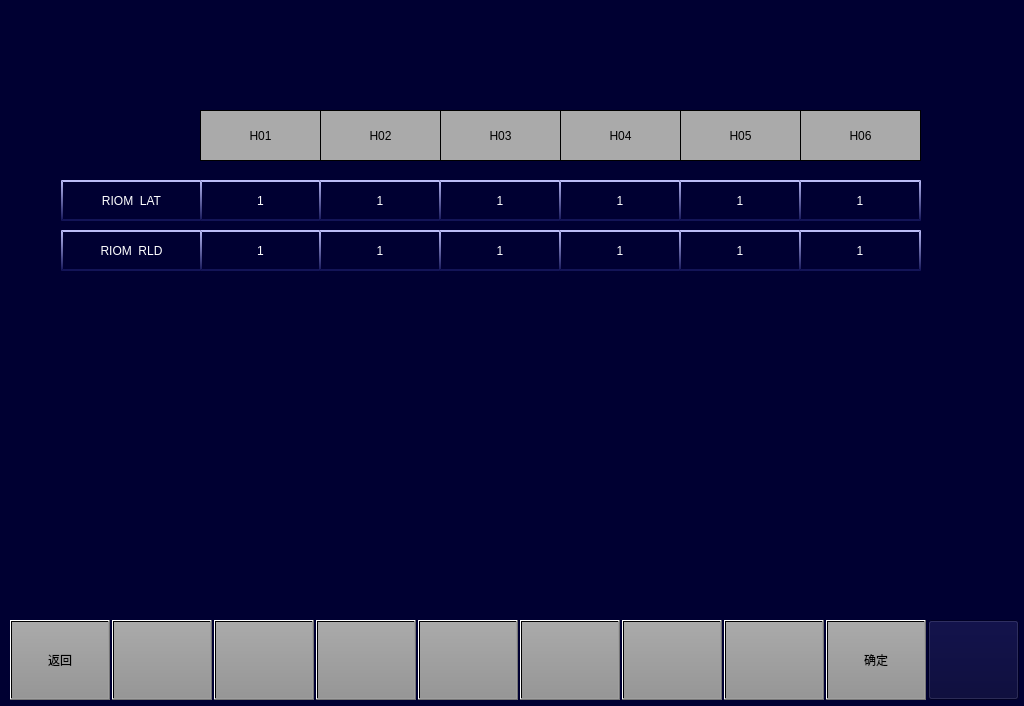
<?xml version="1.0" encoding="UTF-8"?>
<ui version="4.0">
 <class>MaintainceCommunicationStatePage</class>
 <widget class="QWidget" name="MaintainceCommunicationStatePage">
  <property name="geometry">
   <rect>
    <x>0</x>
    <y>0</y>
    <width>1024</width>
    <height>706</height>
   </rect>
  </property>
  <property name="windowTitle">
   <string>Form</string>
  </property>
  <property name="styleSheet">
   <string notr="true">background-color: rgb(0, 0, 50);</string>
  </property>
  <widget class="QPushButton" name="BTN9">
   <property name="geometry">
    <rect>
     <x>826</x>
     <y>620</y>
     <width>100</width>
     <height>80</height>
    </rect>
   </property>
   <property name="focusPolicy">
    <enum>Qt::NoFocus</enum>
   </property>
   <property name="styleSheet">
    <string notr="true">	font: 20px, &quot;微软雅黑&quot;;
    color: black;
	transparent;background:qlineargradient(spread:pad,x1:0,y1:0,x2:0,y2:1,stop:0 rgba(170,170,170,255),stop:1 rgba(150,150,150,255));
</string>
   </property>
   <property name="text">
    <string>确定</string>
   </property>
  </widget>
  <widget class="QPushButton" name="BTN5">
   <property name="geometry">
    <rect>
     <x>418</x>
     <y>620</y>
     <width>100</width>
     <height>80</height>
    </rect>
   </property>
   <property name="focusPolicy">
    <enum>Qt::NoFocus</enum>
   </property>
   <property name="styleSheet">
    <string notr="true">	font: 20px, &quot;微软雅黑&quot;;
    color: black;
	transparent;background:qlineargradient(spread:pad,x1:0,y1:0,x2:0,y2:1,stop:0 rgba(170,170,170,255),stop:1 rgba(150,150,150,255));
</string>
   </property>
   <property name="text">
    <string/>
   </property>
  </widget>
  <widget class="QPushButton" name="BTN8">
   <property name="geometry">
    <rect>
     <x>724</x>
     <y>620</y>
     <width>100</width>
     <height>80</height>
    </rect>
   </property>
   <property name="focusPolicy">
    <enum>Qt::NoFocus</enum>
   </property>
   <property name="styleSheet">
    <string notr="true">	font: 20px, &quot;微软雅黑&quot;;
    color: black;
	transparent;background:qlineargradient(spread:pad,x1:0,y1:0,x2:0,y2:1,stop:0 rgba(170,170,170,255),stop:1 rgba(150,150,150,255));
</string>
   </property>
   <property name="text">
    <string/>
   </property>
  </widget>
  <widget class="QPushButton" name="BTNHome">
   <property name="geometry">
    <rect>
     <x>928</x>
     <y>620</y>
     <width>91</width>
     <height>80</height>
    </rect>
   </property>
   <property name="focusPolicy">
    <enum>Qt::NoFocus</enum>
   </property>
   <property name="styleSheet">
    <string notr="true">border-image: url(:/images/image/Home.png);</string>
   </property>
   <property name="text">
    <string/>
   </property>
  </widget>
  <widget class="QPushButton" name="BTN2">
   <property name="geometry">
    <rect>
     <x>112</x>
     <y>620</y>
     <width>100</width>
     <height>80</height>
    </rect>
   </property>
   <property name="focusPolicy">
    <enum>Qt::NoFocus</enum>
   </property>
   <property name="styleSheet">
    <string notr="true">font: 20px, &quot;微软雅黑&quot;;color: black;transparent;background:qlineargradient(spread:pad,x1:0,y1:0,x2:0,y2:1,stop:0 rgba(170,170,170,255),stop:1 rgba(150,150,150,255));</string>
   </property>
   <property name="text">
    <string/>
   </property>
  </widget>
  <widget class="QPushButton" name="BTN6">
   <property name="geometry">
    <rect>
     <x>520</x>
     <y>620</y>
     <width>100</width>
     <height>80</height>
    </rect>
   </property>
   <property name="focusPolicy">
    <enum>Qt::NoFocus</enum>
   </property>
   <property name="styleSheet">
    <string notr="true">	font: 20px, &quot;微软雅黑&quot;;
    color: black;
	transparent;background:qlineargradient(spread:pad,x1:0,y1:0,x2:0,y2:1,stop:0 rgba(170,170,170,255),stop:1 rgba(150,150,150,255));
</string>
   </property>
   <property name="text">
    <string/>
   </property>
  </widget>
  <widget class="QPushButton" name="BTN1">
   <property name="geometry">
    <rect>
     <x>10</x>
     <y>620</y>
     <width>100</width>
     <height>80</height>
    </rect>
   </property>
   <property name="focusPolicy">
    <enum>Qt::NoFocus</enum>
   </property>
   <property name="styleSheet">
    <string notr="true">font: 20px, &quot;微软雅黑&quot;;color: black;transparent;background:qlineargradient(spread:pad,x1:0,y1:0,x2:0,y2:1,stop:0 rgba(170,170,170,255),stop:1 rgba(150,150,150,255));</string>
   </property>
   <property name="text">
    <string>返回</string>
   </property>
  </widget>
  <widget class="QPushButton" name="BTN3">
   <property name="geometry">
    <rect>
     <x>214</x>
     <y>620</y>
     <width>100</width>
     <height>80</height>
    </rect>
   </property>
   <property name="focusPolicy">
    <enum>Qt::NoFocus</enum>
   </property>
   <property name="styleSheet">
    <string notr="true">	font: 20px, &quot;微软雅黑&quot;;
    color: black;
	transparent;background:qlineargradient(spread:pad,x1:0,y1:0,x2:0,y2:1,stop:0 rgba(170,170,170,255),stop:1 rgba(150,150,150,255));
</string>
   </property>
   <property name="text">
    <string/>
   </property>
  </widget>
  <widget class="QPushButton" name="BTN7">
   <property name="geometry">
    <rect>
     <x>622</x>
     <y>620</y>
     <width>100</width>
     <height>80</height>
    </rect>
   </property>
   <property name="focusPolicy">
    <enum>Qt::NoFocus</enum>
   </property>
   <property name="styleSheet">
    <string notr="true">	font: 20px, &quot;微软雅黑&quot;;
    color: black;
	transparent;background:qlineargradient(spread:pad,x1:0,y1:0,x2:0,y2:1,stop:0 rgba(170,170,170,255),stop:1 rgba(150,150,150,255));
</string>
   </property>
   <property name="text">
    <string/>
   </property>
  </widget>
  <widget class="QPushButton" name="BTN4">
   <property name="geometry">
    <rect>
     <x>316</x>
     <y>620</y>
     <width>100</width>
     <height>80</height>
    </rect>
   </property>
   <property name="focusPolicy">
    <enum>Qt::NoFocus</enum>
   </property>
   <property name="styleSheet">
    <string notr="true">	font: 20px, &quot;微软雅黑&quot;;
    color: black;
	transparent;background:qlineargradient(spread:pad,x1:0,y1:0,x2:0,y2:1,stop:0 rgba(170,170,170,255),stop:1 rgba(150,150,150,255));
</string>
   </property>
   <property name="text">
    <string/>
   </property>
  </widget>
  <widget class="QLabel" name="LBLTC1">
   <property name="geometry">
    <rect>
     <x>200</x>
     <y>110</y>
     <width>121</width>
     <height>51</height>
    </rect>
   </property>
   <property name="styleSheet">
    <string notr="true">background-color:rgb(170,170,170);
border:1px solid black;
font:20px &quot;微软雅黑&quot;;</string>
   </property>
   <property name="text">
    <string>H01</string>
   </property>
   <property name="alignment">
    <set>Qt::AlignCenter</set>
   </property>
  </widget>
  <widget class="QLabel" name="LBLMp1">
   <property name="geometry">
    <rect>
     <x>320</x>
     <y>110</y>
     <width>121</width>
     <height>51</height>
    </rect>
   </property>
   <property name="styleSheet">
    <string notr="true">background-color:rgb(170,170,170);
border:1px solid black;
font:20px &quot;微软雅黑&quot;;</string>
   </property>
   <property name="text">
    <string>H02</string>
   </property>
   <property name="alignment">
    <set>Qt::AlignCenter</set>
   </property>
  </widget>
  <widget class="QLabel" name="LBLM1">
   <property name="geometry">
    <rect>
     <x>440</x>
     <y>110</y>
     <width>121</width>
     <height>51</height>
    </rect>
   </property>
   <property name="styleSheet">
    <string notr="true">background-color:rgb(170,170,170);
border:1px solid black;
font:20px &quot;微软雅黑&quot;;</string>
   </property>
   <property name="text">
    <string>H03</string>
   </property>
   <property name="alignment">
    <set>Qt::AlignCenter</set>
   </property>
  </widget>
  <widget class="QLabel" name="LBLM2">
   <property name="geometry">
    <rect>
     <x>560</x>
     <y>110</y>
     <width>121</width>
     <height>51</height>
    </rect>
   </property>
   <property name="styleSheet">
    <string notr="true">background-color:rgb(170,170,170);
border:1px solid black;
font:20px &quot;微软雅黑&quot;;</string>
   </property>
   <property name="text">
    <string>H04</string>
   </property>
   <property name="alignment">
    <set>Qt::AlignCenter</set>
   </property>
  </widget>
  <widget class="QLabel" name="LBLMp2">
   <property name="geometry">
    <rect>
     <x>680</x>
     <y>110</y>
     <width>121</width>
     <height>51</height>
    </rect>
   </property>
   <property name="styleSheet">
    <string notr="true">background-color:rgb(170,170,170);
border:1px solid black;
font:20px &quot;微软雅黑&quot;;</string>
   </property>
   <property name="text">
    <string>H05</string>
   </property>
   <property name="alignment">
    <set>Qt::AlignCenter</set>
   </property>
  </widget>
  <widget class="QLabel" name="LBLTC2">
   <property name="geometry">
    <rect>
     <x>800</x>
     <y>110</y>
     <width>121</width>
     <height>51</height>
    </rect>
   </property>
   <property name="styleSheet">
    <string notr="true">background-color:rgb(170,170,170);
border:1px solid black;
font:20px &quot;微软雅黑&quot;;</string>
   </property>
   <property name="text">
    <string>H06</string>
   </property>
   <property name="alignment">
    <set>Qt::AlignCenter</set>
   </property>
  </widget>
  <widget class="QLabel" name="label">
   <property name="geometry">
    <rect>
     <x>61</x>
     <y>180</y>
     <width>141</width>
     <height>41</height>
    </rect>
   </property>
   <property name="styleSheet">
    <string notr="true">border-top:2px solid rgb(187,188,247);
border-left: 2px solid qlineargradient(x1:0, y1:0, x2:0, y2:1,stop:0 rgb(187,188,247) , stop:1 rgb(19,20,87));
border-right: 2px solid qlineargradient(x1:0, y1:0, x2:0, y2:1,stop:0 rgb(187,188,247) , stop:1 rgb(19,20,87));
border-bottom:2px solid  rgb(19,20,87);
font:16px &quot;微软雅黑&quot; ;
color: rgb(255, 255, 255);
background-color: rgb(0, 0, 50);</string>
   </property>
   <property name="text">
    <string>RIOM  LAT</string>
   </property>
   <property name="alignment">
    <set>Qt::AlignCenter</set>
   </property>
  </widget>
  <widget class="QLabel" name="label_2">
   <property name="geometry">
    <rect>
     <x>61</x>
     <y>230</y>
     <width>141</width>
     <height>41</height>
    </rect>
   </property>
   <property name="styleSheet">
    <string notr="true">border-top:2px solid rgb(187,188,247);
border-left: 2px solid qlineargradient(x1:0, y1:0, x2:0, y2:1,stop:0 rgb(187,188,247) , stop:1 rgb(19,20,87));
border-right: 2px solid qlineargradient(x1:0, y1:0, x2:0, y2:1,stop:0 rgb(187,188,247) , stop:1 rgb(19,20,87));
border-bottom:2px solid  rgb(19,20,87);
font:16px &quot;微软雅黑&quot; ;
color: rgb(255, 255, 255);
background-color: rgb(0, 0, 50);</string>
   </property>
   <property name="text">
    <string>RIOM  RLD</string>
   </property>
   <property name="alignment">
    <set>Qt::AlignCenter</set>
   </property>
  </widget>
  <widget class="QLabel" name="label_3">
   <property name="geometry">
    <rect>
     <x>200</x>
     <y>180</y>
     <width>121</width>
     <height>41</height>
    </rect>
   </property>
   <property name="styleSheet">
    <string notr="true">border-top:2px solid rgb(187,188,247);
border-left: 2px solid qlineargradient(x1:0, y1:0, x2:0, y2:1,stop:0 rgb(187,188,247) , stop:1 rgb(19,20,87));
border-right: 2px solid qlineargradient(x1:0, y1:0, x2:0, y2:1,stop:0 rgb(187,188,247) , stop:1 rgb(19,20,87));
border-bottom:2px solid  rgb(19,20,87);
font:16px &quot;微软雅黑&quot; ;
color: rgb(255, 255, 255);
background-color: rgb(0, 0, 50);</string>
   </property>
   <property name="text">
    <string>1</string>
   </property>
   <property name="alignment">
    <set>Qt::AlignCenter</set>
   </property>
  </widget>
  <widget class="QLabel" name="label_4">
   <property name="geometry">
    <rect>
     <x>200</x>
     <y>230</y>
     <width>121</width>
     <height>41</height>
    </rect>
   </property>
   <property name="styleSheet">
    <string notr="true">border-top:2px solid rgb(187,188,247);
border-left: 2px solid qlineargradient(x1:0, y1:0, x2:0, y2:1,stop:0 rgb(187,188,247) , stop:1 rgb(19,20,87));
border-right: 2px solid qlineargradient(x1:0, y1:0, x2:0, y2:1,stop:0 rgb(187,188,247) , stop:1 rgb(19,20,87));
border-bottom:2px solid  rgb(19,20,87);
font:16px &quot;微软雅黑&quot; ;
color: rgb(255, 255, 255);
background-color: rgb(0, 0, 50);</string>
   </property>
   <property name="text">
    <string>1</string>
   </property>
   <property name="alignment">
    <set>Qt::AlignCenter</set>
   </property>
  </widget>
  <widget class="QLabel" name="label_5">
   <property name="geometry">
    <rect>
     <x>319</x>
     <y>180</y>
     <width>122</width>
     <height>41</height>
    </rect>
   </property>
   <property name="styleSheet">
    <string notr="true">border-top:2px solid rgb(187,188,247);
border-left: 2px solid qlineargradient(x1:0, y1:0, x2:0, y2:1,stop:0 rgb(187,188,247) , stop:1 rgb(19,20,87));
border-right: 2px solid qlineargradient(x1:0, y1:0, x2:0, y2:1,stop:0 rgb(187,188,247) , stop:1 rgb(19,20,87));
border-bottom:2px solid  rgb(19,20,87);
font:16px &quot;微软雅黑&quot; ;
color: rgb(255, 255, 255);
background-color: rgb(0, 0, 50);</string>
   </property>
   <property name="text">
    <string>1</string>
   </property>
   <property name="alignment">
    <set>Qt::AlignCenter</set>
   </property>
  </widget>
  <widget class="QLabel" name="label_6">
   <property name="geometry">
    <rect>
     <x>319</x>
     <y>230</y>
     <width>122</width>
     <height>41</height>
    </rect>
   </property>
   <property name="styleSheet">
    <string notr="true">border-top:2px solid rgb(187,188,247);
border-left: 2px solid qlineargradient(x1:0, y1:0, x2:0, y2:1,stop:0 rgb(187,188,247) , stop:1 rgb(19,20,87));
border-right: 2px solid qlineargradient(x1:0, y1:0, x2:0, y2:1,stop:0 rgb(187,188,247) , stop:1 rgb(19,20,87));
border-bottom:2px solid  rgb(19,20,87);
font:16px &quot;微软雅黑&quot; ;
color: rgb(255, 255, 255);
background-color: rgb(0, 0, 50);</string>
   </property>
   <property name="text">
    <string>1</string>
   </property>
   <property name="alignment">
    <set>Qt::AlignCenter</set>
   </property>
  </widget>
  <widget class="QLabel" name="label_7">
   <property name="geometry">
    <rect>
     <x>439</x>
     <y>180</y>
     <width>122</width>
     <height>41</height>
    </rect>
   </property>
   <property name="styleSheet">
    <string notr="true">border-top:2px solid rgb(187,188,247);
border-left: 2px solid qlineargradient(x1:0, y1:0, x2:0, y2:1,stop:0 rgb(187,188,247) , stop:1 rgb(19,20,87));
border-right: 2px solid qlineargradient(x1:0, y1:0, x2:0, y2:1,stop:0 rgb(187,188,247) , stop:1 rgb(19,20,87));
border-bottom:2px solid  rgb(19,20,87);
font:16px &quot;微软雅黑&quot; ;
color: rgb(255, 255, 255);
background-color: rgb(0, 0, 50);</string>
   </property>
   <property name="text">
    <string>1</string>
   </property>
   <property name="alignment">
    <set>Qt::AlignCenter</set>
   </property>
  </widget>
  <widget class="QLabel" name="label_8">
   <property name="geometry">
    <rect>
     <x>439</x>
     <y>230</y>
     <width>122</width>
     <height>41</height>
    </rect>
   </property>
   <property name="styleSheet">
    <string notr="true">border-top:2px solid rgb(187,188,247);
border-left: 2px solid qlineargradient(x1:0, y1:0, x2:0, y2:1,stop:0 rgb(187,188,247) , stop:1 rgb(19,20,87));
border-right: 2px solid qlineargradient(x1:0, y1:0, x2:0, y2:1,stop:0 rgb(187,188,247) , stop:1 rgb(19,20,87));
border-bottom:2px solid  rgb(19,20,87);
font:16px &quot;微软雅黑&quot; ;
color: rgb(255, 255, 255);
background-color: rgb(0, 0, 50);</string>
   </property>
   <property name="text">
    <string>1</string>
   </property>
   <property name="alignment">
    <set>Qt::AlignCenter</set>
   </property>
  </widget>
  <widget class="QLabel" name="label_9">
   <property name="geometry">
    <rect>
     <x>559</x>
     <y>180</y>
     <width>122</width>
     <height>41</height>
    </rect>
   </property>
   <property name="styleSheet">
    <string notr="true">border-top:2px solid rgb(187,188,247);
border-left: 2px solid qlineargradient(x1:0, y1:0, x2:0, y2:1,stop:0 rgb(187,188,247) , stop:1 rgb(19,20,87));
border-right: 2px solid qlineargradient(x1:0, y1:0, x2:0, y2:1,stop:0 rgb(187,188,247) , stop:1 rgb(19,20,87));
border-bottom:2px solid  rgb(19,20,87);
font:16px &quot;微软雅黑&quot; ;
color: rgb(255, 255, 255);
background-color: rgb(0, 0, 50);</string>
   </property>
   <property name="text">
    <string>1</string>
   </property>
   <property name="alignment">
    <set>Qt::AlignCenter</set>
   </property>
  </widget>
  <widget class="QLabel" name="label_10">
   <property name="geometry">
    <rect>
     <x>559</x>
     <y>230</y>
     <width>122</width>
     <height>41</height>
    </rect>
   </property>
   <property name="styleSheet">
    <string notr="true">border-top:2px solid rgb(187,188,247);
border-left: 2px solid qlineargradient(x1:0, y1:0, x2:0, y2:1,stop:0 rgb(187,188,247) , stop:1 rgb(19,20,87));
border-right: 2px solid qlineargradient(x1:0, y1:0, x2:0, y2:1,stop:0 rgb(187,188,247) , stop:1 rgb(19,20,87));
border-bottom:2px solid  rgb(19,20,87);
font:16px &quot;微软雅黑&quot; ;
color: rgb(255, 255, 255);
background-color: rgb(0, 0, 50);</string>
   </property>
   <property name="text">
    <string>1</string>
   </property>
   <property name="alignment">
    <set>Qt::AlignCenter</set>
   </property>
  </widget>
  <widget class="QLabel" name="label_11">
   <property name="geometry">
    <rect>
     <x>679</x>
     <y>180</y>
     <width>122</width>
     <height>41</height>
    </rect>
   </property>
   <property name="styleSheet">
    <string notr="true">border-top:2px solid rgb(187,188,247);
border-left: 2px solid qlineargradient(x1:0, y1:0, x2:0, y2:1,stop:0 rgb(187,188,247) , stop:1 rgb(19,20,87));
border-right: 2px solid qlineargradient(x1:0, y1:0, x2:0, y2:1,stop:0 rgb(187,188,247) , stop:1 rgb(19,20,87));
border-bottom:2px solid  rgb(19,20,87);
font:16px &quot;微软雅黑&quot; ;
color: rgb(255, 255, 255);
background-color: rgb(0, 0, 50);</string>
   </property>
   <property name="text">
    <string>1</string>
   </property>
   <property name="alignment">
    <set>Qt::AlignCenter</set>
   </property>
  </widget>
  <widget class="QLabel" name="label_12">
   <property name="geometry">
    <rect>
     <x>679</x>
     <y>230</y>
     <width>122</width>
     <height>41</height>
    </rect>
   </property>
   <property name="styleSheet">
    <string notr="true">border-top:2px solid rgb(187,188,247);
border-left: 2px solid qlineargradient(x1:0, y1:0, x2:0, y2:1,stop:0 rgb(187,188,247) , stop:1 rgb(19,20,87));
border-right: 2px solid qlineargradient(x1:0, y1:0, x2:0, y2:1,stop:0 rgb(187,188,247) , stop:1 rgb(19,20,87));
border-bottom:2px solid  rgb(19,20,87);
font:16px &quot;微软雅黑&quot; ;
color: rgb(255, 255, 255);
background-color: rgb(0, 0, 50);</string>
   </property>
   <property name="text">
    <string>1</string>
   </property>
   <property name="alignment">
    <set>Qt::AlignCenter</set>
   </property>
  </widget>
  <widget class="QLabel" name="label_13">
   <property name="geometry">
    <rect>
     <x>799</x>
     <y>180</y>
     <width>122</width>
     <height>41</height>
    </rect>
   </property>
   <property name="styleSheet">
    <string notr="true">border-top:2px solid rgb(187,188,247);
border-left: 2px solid qlineargradient(x1:0, y1:0, x2:0, y2:1,stop:0 rgb(187,188,247) , stop:1 rgb(19,20,87));
border-right: 2px solid qlineargradient(x1:0, y1:0, x2:0, y2:1,stop:0 rgb(187,188,247) , stop:1 rgb(19,20,87));
border-bottom:2px solid  rgb(19,20,87);
font:16px &quot;微软雅黑&quot; ;
color: rgb(255, 255, 255);
background-color: rgb(0, 0, 50);</string>
   </property>
   <property name="text">
    <string>1</string>
   </property>
   <property name="alignment">
    <set>Qt::AlignCenter</set>
   </property>
  </widget>
  <widget class="QLabel" name="label_14">
   <property name="geometry">
    <rect>
     <x>799</x>
     <y>230</y>
     <width>122</width>
     <height>41</height>
    </rect>
   </property>
   <property name="styleSheet">
    <string notr="true">border-top:2px solid rgb(187,188,247);
border-left: 2px solid qlineargradient(x1:0, y1:0, x2:0, y2:1,stop:0 rgb(187,188,247) , stop:1 rgb(19,20,87));
border-right: 2px solid qlineargradient(x1:0, y1:0, x2:0, y2:1,stop:0 rgb(187,188,247) , stop:1 rgb(19,20,87));
border-bottom:2px solid  rgb(19,20,87);
font:16px &quot;微软雅黑&quot; ;
color: rgb(255, 255, 255);
background-color: rgb(0, 0, 50);</string>
   </property>
   <property name="text">
    <string>1</string>
   </property>
   <property name="alignment">
    <set>Qt::AlignCenter</set>
   </property>
  </widget>
 </widget>
 <resources/>
 <connections/>
</ui>
